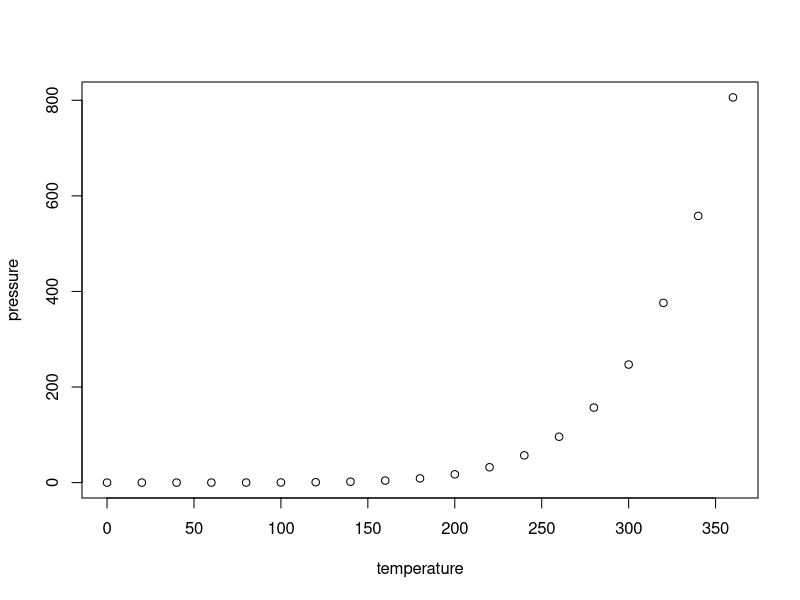
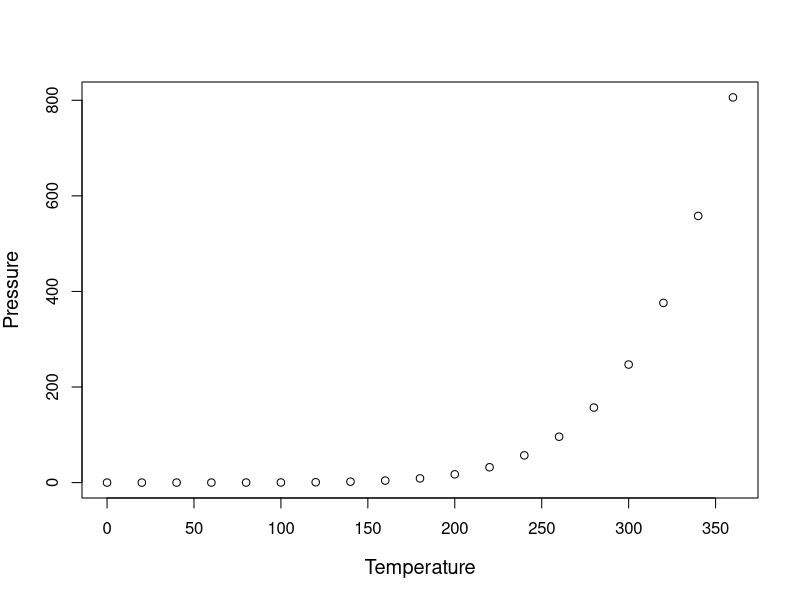
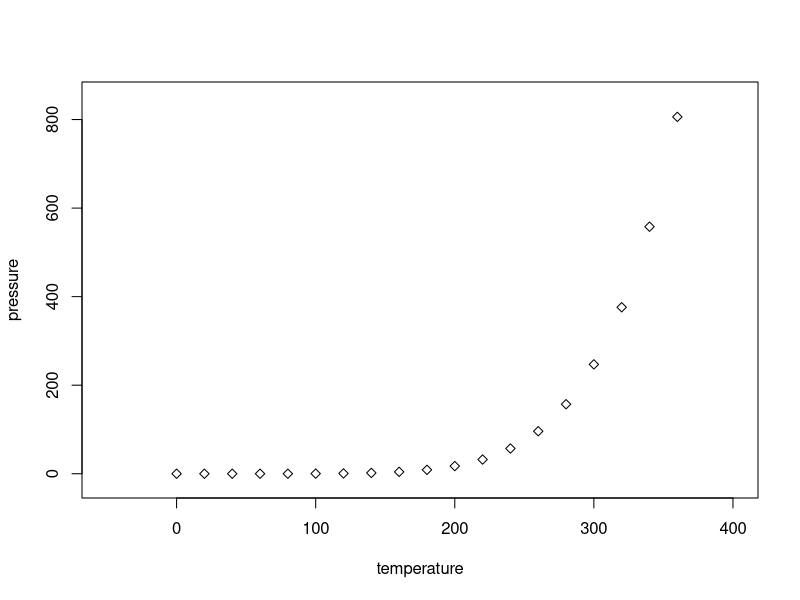
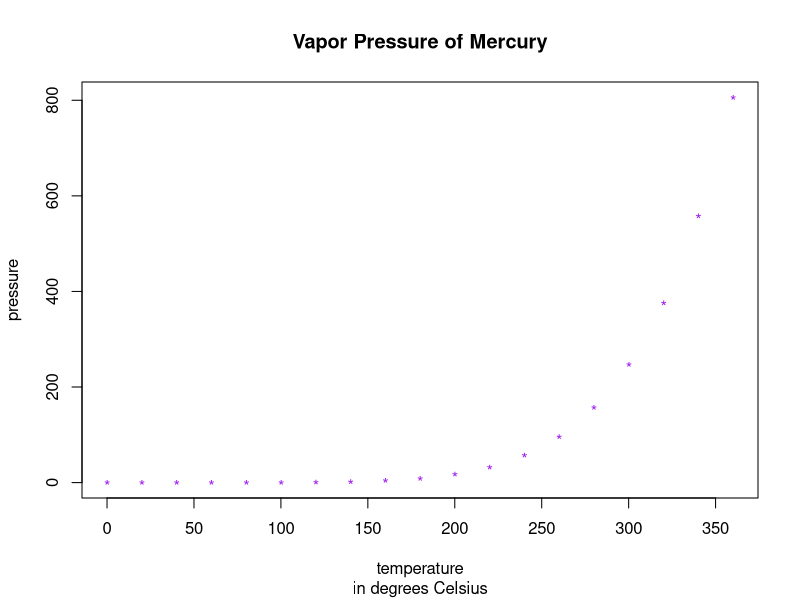
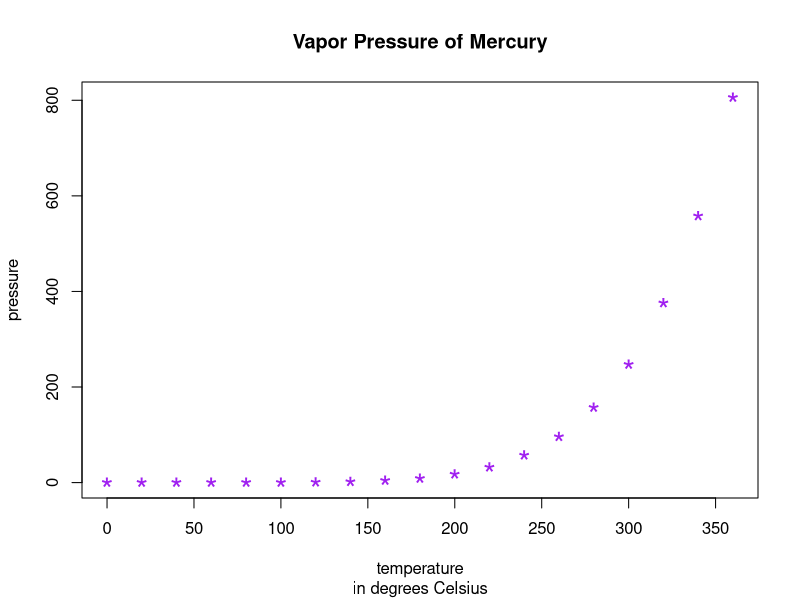
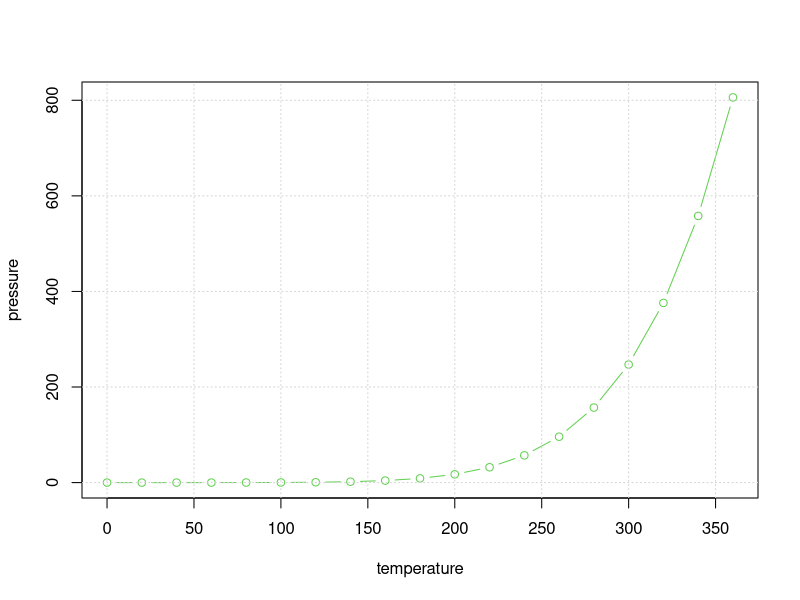
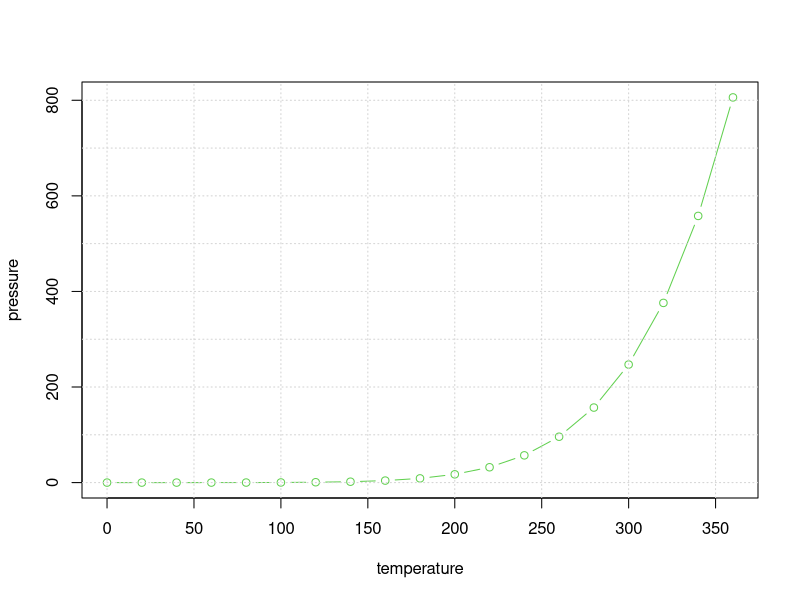
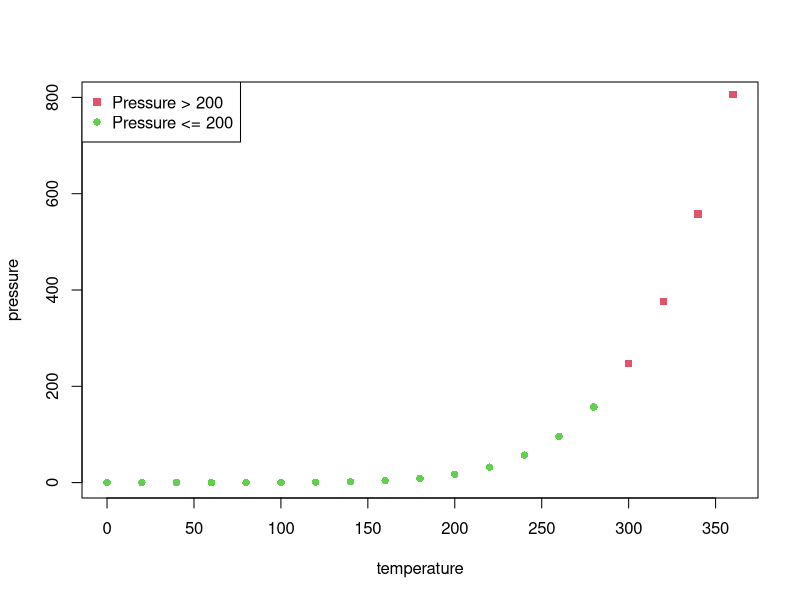

Source code (R) for these figures, in order:
################################################################################ 
#################### Statistical Programming Languages #########################
####################           Solutions - Day 3       #########################
################################################################################


################################### Graphics ###################################

############################################
### Exercise 1 (Testing plot parameters) ###
############################################
# On the pressure data set try the different plot parameters mentioned on slides 6 to 8.

# Add axes labels: xlab, ylab
# Change axes ranges: xlim, ylim
# Change point symbols and colours: pch, col
# Add title: title, main
# Add grid: grid(nx, ny), abline(v = , h = , lty = )


# Load pressure dataset
data(pressure)
# No parameters
plot(pressure)
# Adding axis labels (in larger size)
plot(pressure, xlab = "Temperature", ylab = "Pressure", cex.lab = 1.2)
# Changing axis ranges and point symbol
plot(pressure, xlim = c(-50, 400), ylim = c(-20, 850), pch = 23)
# Changing point symbol and color
plot(pressure, pch = "*", col = "purple")
# Add (sub)title separately to existing plot
title(main = "Vapor Pressure of Mercury", sub = "in degrees Celsius")
# Create new plot and directly specify the (sub)title
plot(pressure, pch = "*", col = "purple", cex = 2, 
     main = "Vapor Pressure of Mercury", sub = "in degrees Celsius")
# Change plot type (lines and points) and color
plot(pressure, type = "b", col = 3)
# Add grid to existing plot using grid()
grid()
# Create new plot (same as before)
plot(pressure, type = "b", col = 3)
# Add grid to existing plot using abline()
abline(v = seq(0, 350, by = 50), h = seq(0, 800, by = 100), col = "lightgray",
       lty = "dotted")
# Create new plot containing only observations with pressure larger than 200
plot(pressure[pressure[, 2] > 200, ], type = "p", pch = 15, col = 2, 
     xlim = c(0, 360), ylim = c(0, 800))
# Add remaining observations to existing plot using different color/point symbol
points(pressure[pressure[, 2] <= 200, ], pch = 16, col = 3)
# Add legend to existing plot
legend("topleft", legend = c("Pressure > 200", "Pressure <= 200"), 
       col = 2:3, pch = 15:16)

###########################################
### Exercise 2 (Distinguish variables) ###
##########################################

data(ToothGrowth)
attach(ToothGrowth)


# This has to be considered when plotting the points and adding the legend!
# First attempt
plot(dose, len)

#Change the colours and symbols
#Change the axes labels and add title
col.veq <- c("chocolate2", "cadetblue1")
pch.veq <- c(2, 4)
plot(dose, len, col = col.veq, pch = pch.veq, 
     xlab = "Dose", ylab = "Tooth length", 
     main = "Effect of Vitamin C")

# Note that in factor variables like supp, the different values are per default 
# encoded in alphabetic order ("OJ" = 1, "VC" = 2), not in the order of their 
# appearance in the data (first: "VC", second: "OJ"), see str(supp) or 
# levels(supp). 

col.veq <- c("chocolate2", "cadetblue1")[supp]
pch.veq <- c(2, 4)[supp]
plot(dose, len, col = col.veq, pch = pch.veq, xlab = "Dose", ylab = "Tooth length", 
     main = "Effect of Vitamin C")

# Add the legend

legend(0.5, 34, c("VC", "OJ"), col = c("cadetblue1", "chocolate2"), 
       text.col = c("cadetblue1", "chocolate2"), pch = c(4, 2), 
       bg = "grey")

# Alternatively, plot observations with supp == "VC" first and add "OJ" afterwards:
plot(dose[supp == "VC"], len[supp == "VC"], 
     col = "cadetblue1", pch = 4, xlab = "Dose", ylab = "Tooth length", 
     main = "Effect of Vitamin C", las = 1)
points(dose[supp == "OJ"], len[supp == "OJ"], col = "chocolate2", pch = 2)
legend(0.5, 34, c("VC", "OJ"), col = c("cadetblue1", "chocolate2"), 
       text.col = c("cadetblue1", "chocolate2"), pch = c(4, 2), bg = "grey")

detach(ToothGrowth)

#######################################
### Exercise 3 (Side by side plots) ###
#######################################

data(iris)
attach(iris)

# First attempt
par(mfrow = c(1, 3)) # Alternative: layout(matrix(1:3, nrow = 1))
hist(Sepal.Width[Species == "setosa"])
hist(Sepal.Width[Species == "versicolor"])
hist(Sepal.Width[Species == "virginica"])

# Second attempt: make adjustments
# Add different titles
# Adjust axes labels 
main <- paste0("Species: ", c("Setosa", "Versicolor", "Virginica"))
xlab <- "Sepal Width"
hist(Sepal.Width[Species == "setosa"], col = "aquamarine",
     main = main[1], xlab = xlab, freq = FALSE)
hist(Sepal.Width[Species == "versicolor"], col = "blueviolet",
     main = main[2], xlab = xlab, freq = FALSE)
hist(Sepal.Width[Species == "virginica"], col = "burlywood2",
     main = main[3], xlab = xlab, freq = FALSE)

# Third attempt: make adjustments
# Adjust breaks
breaks <- seq(2, 4.5, by = 0.25)
main <- paste0("Species: ", c("Setosa", "Versicolor", "Virginica"))
xlab <- "Sepal Width"
hist(Sepal.Width[Species == "setosa"], col = "aquamarine",
     main = main[1], xlab = xlab, breaks = breaks, freq = FALSE)
hist(Sepal.Width[Species == "versicolor"], col = "blueviolet",
     main = main[2], xlab = xlab, breaks = breaks, freq = FALSE)
hist(Sepal.Width[Species == "virginica"], col = "burlywood2",
     main = main[3], xlab = xlab, breaks = breaks, freq = FALSE)

# Change parameter mfrow back to 1x1:
par(mfrow = c(1, 1)) # Alternative: layout(1)

# Detach the dataset
detach(iris)

#############################
### Exercise 4 (ggplot2) ####
#############################

#install.packages("ggplot2")
library(ggplot2)

# a)
# data: what data are we plotting?
# aes: aesthetic mappings
# at least one layer
# scatter plot
p1 <- ggplot(data = cars, aes(x = speed, y = dist)) +
  geom_point()
p1
class(p1)
# b)
# Add labels use + labs(x = , y = )
# Add title
plot1 <- ggplot(data = cars, aes(x = speed, y = dist)) + 
  geom_point() + 
  labs(title = "Stopping distance of cars depending on their speed (1920s)", 
       x = "Speed (mpg)", 
       y = "Stopping Distance (ft)")


# Change the size of the points
# Change the colour 

plot2 <- plot1 + geom_text(aes(label = rownames(cars)))
plot2

plot2 + geom_point(size = 5, color = "blue", shape = 3)

####################################### 
### Exercise 5 (Multivariate plots) ###
#######################################

# Recap on functions 

f <- function(x, y) {
  f_xy <- sin(x) + sqrt(y)
  return(f_xy)
}

# 5 a)
# Create a contour plot 
x <- y <- seq(0, 5, length.out = 20)

# evaluate f for all pairs in the grid (?outer)
# outer(X, Y, FUN = "*", ...)

z <- outer(x, y, f)      

z2 <- f(x, y)
# Create contour plot
contour(x, y, z, nlevels = 20)        

# 5 b)
# Use function persp 
# Adjust theta and phi to have different view 
persp(x, y, z, 
      theta = 10, 
      phi = 15, 
      col = "pink", 
      shade = 0.2)
